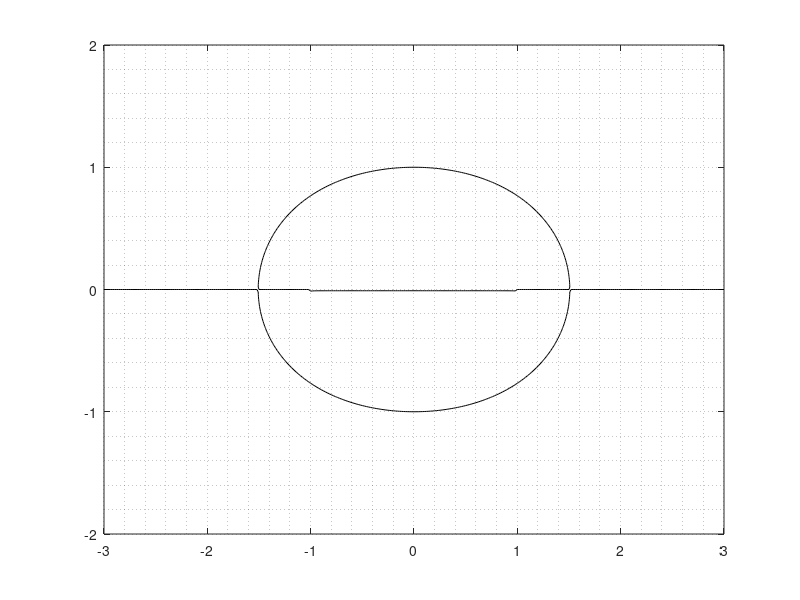

Recreate this plot in MATLAB.
%
% Chapter 5 homework solutions via MATLAB
%
% Problem 5.2: Rankine Oval 
clear;clc
m = 120; % m^2/s; 
xso = -1;% m 
yso = 0;
xsi = 1;% m 
ysi = 0;
U = 30; % m/s
c = 1; 
bo = sqrt((m/pi/U)*c + c^2);
to = .5;
for it = 1:1000
to = (m/2/pi/U)*atan2(2*c*to,to^2-c^2); % This converges easily.
end
disp(' ')
disp(' Fineness ratio is equal to bo/to ')
disp('      to       bo       bo/to ')
disp([ to bo bo/to ])
%
% GRAPHICAL SOLUTION:
%
% Karman's line of sources/sinks in uniform stream example
% Rankine oval by D. T. Valentine a draft code written on 
% January 20, 2010 for students of AE/ME425, Spring 2010.
% Applied to solve 3.2 in the text:
%
sig = 120; V=30;
x = -3:.02:3; 
y = -2:.02:2;
for m = 1:length(x)
    for n = 1:length(y)
        xx(m,n) = x(m); yy(m,n) = y(n);
        phis(m,n) = V * x(m) + (sig/4/pi) * log((x(m)+1)^2+y(n)^2)...
            - (sig/4/pi) * log((x(m)-1)^2+ y(n)^2);
        psis(m,n) = V * y(n) + (sig/2/pi) * atan2(y(n),x(m)+1) ...
            - (sig/2/pi) * atan2(y(n),x(m)-1);
    end
end
contour(xx,yy,psis,[0 0],'k'),grid minor
% The fineness ratio is as given in the text. to = 1 and bo = 1.51. 
